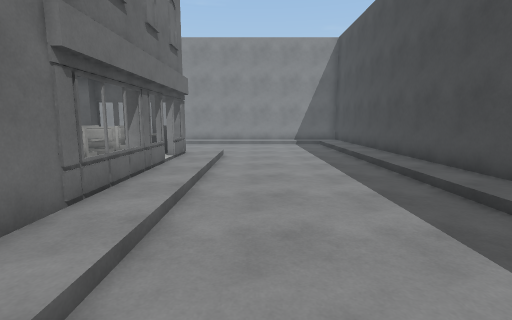
View 1 (above)

17 first-person views from a walk through a Unity game level. The camera is 1.5 m above the floor, tilts 8° down and sees 85° across. Doors are open. The floor is counted in squares, 1 m on a side. Each view is taken from the middle of a square. On the plan, view 1 faces up. The plan holds only what a view shows up to about 14 squares ahead; the rest is blank. The place goes on beyond the plan. Some animated figures are not drawn. Some surface patterns are stand-ins.

View 2
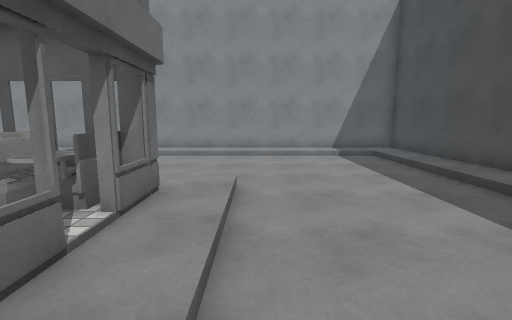

View 3
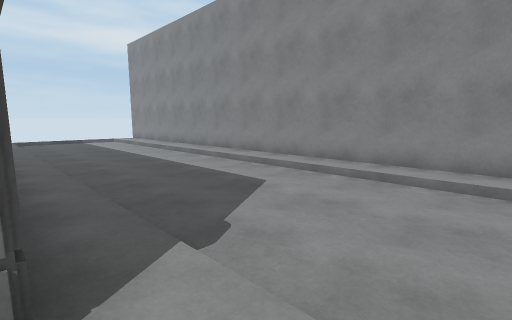

View 4
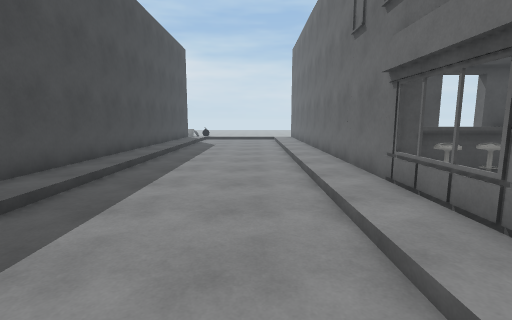

View 5
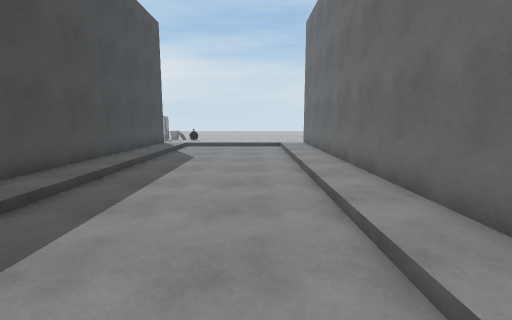

View 6
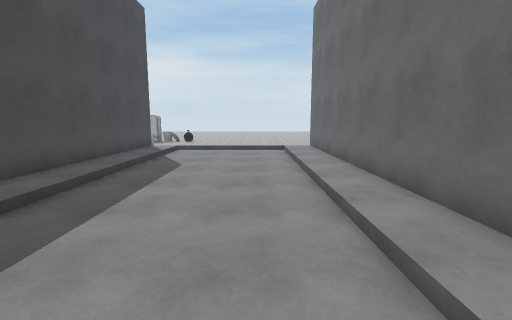

View 7
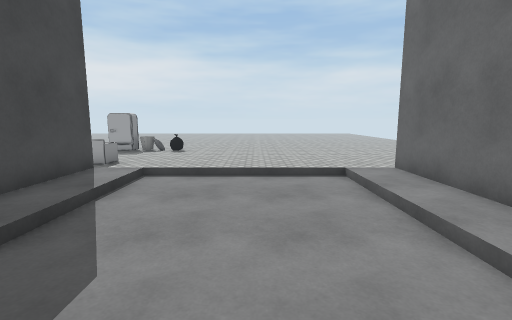

View 8
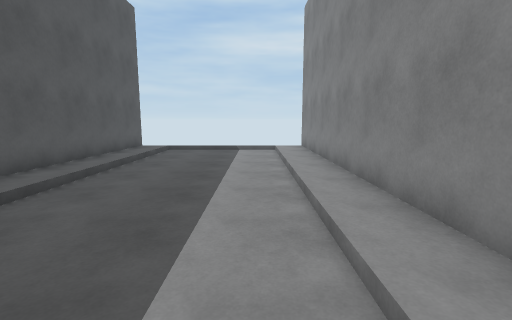

View 9
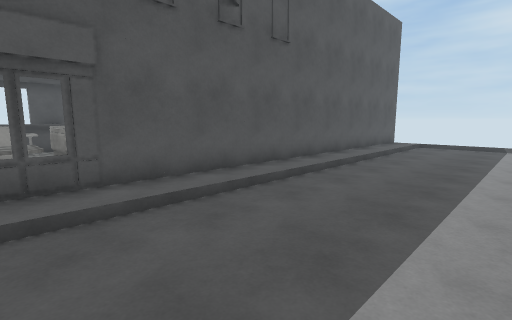

View 10
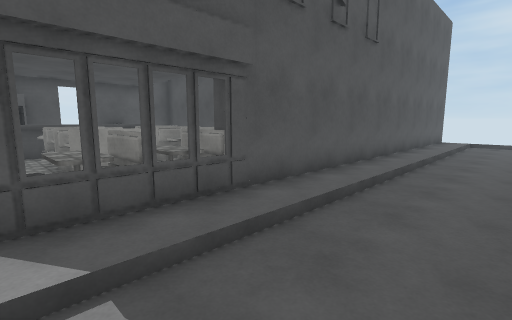

View 11
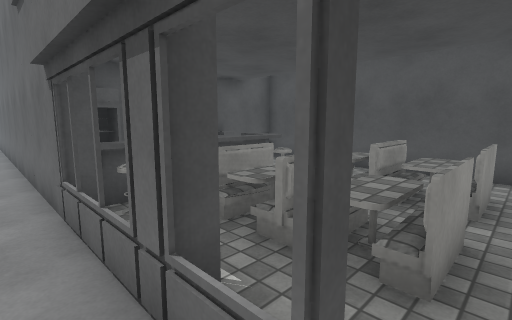

View 12
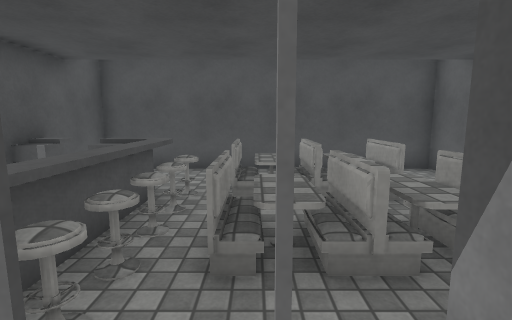

View 13
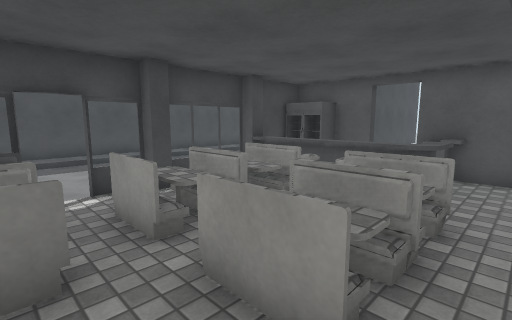

View 14
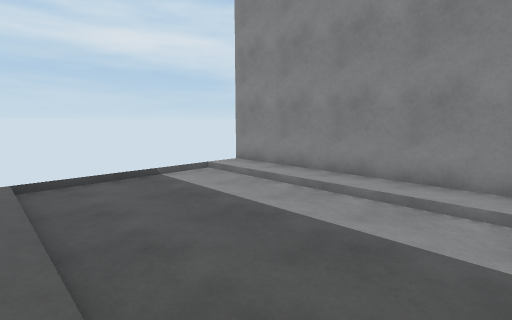

View 15
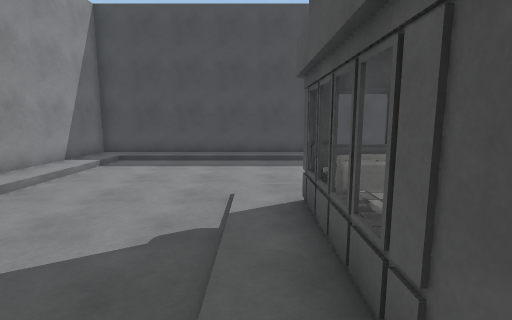

View 16
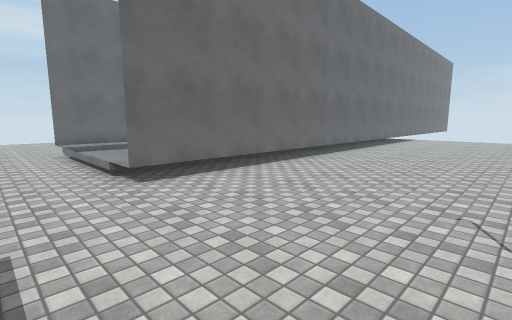

View 17
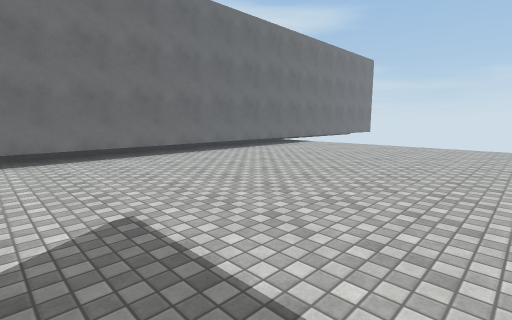

### Floor plan
Key: @ floor where view 1 was taken; # wall or solid block; . main floor; : floor 0.25 m higher than the main floor; - floor 0.25 m lower than the main floor; / step, stairs or slope; D open door; = window, fence, low wall or low ledge; ^ raised ledge; O other object.
Columns run from 23 left of view 1 to 17 right of it. Each row starts with its distance up from view 1.
 19 ##############################
 18  ///////////////////////////:#
 17  ........................../:#
 16  ........................../:#
 15  ........................../:#
 14  ........................../:#
 13  ........................../:#
 12  :::::::::::::::::::::...../:#
 11  ################O#O#:...../:#
 10              #:::OO=O:...../#
  9              #::::::D:...../#        ---
  8              #:OOOO#=:...../#       ----
  7              #:OOOOO#:...../#      -----
  6              #:OOOOO=:...../#     ------
  5              #::OOOO#:...../#    -------
  4              #:^^^^^#:...../#   --------
  3              #:^^   #:...../#  ----------
  2              #:^^  ##:...../# -----------
  1              #### ###:...../#------------
  0                     #:.@.../#------------
 -1                     #:...../#------------
 -2                     #:...../#------------
 -3                     #:...../#------------
 -4                     #:...../#------------
 -5                     #:...../#------------
 -6                     #:...../#------------
 -7                     #:...../#-----------
 -8                     #:...../#---------- -
 -9                     #:...../#-------
-10                     #:...../#-------
-11                     #:...../#------
-12                   --#:...../#-------
-13                  -------------------
-14                  ------------------
-15                    --------------- -

Where each view was taken, in squares from view 1:
view 1: 0 up, 0 right, facing up
view 2: 6 up, 1 left, facing up
view 3: 11 up, 1 left, facing up-left
view 4: 10 up, 0 right, facing down
view 5: 4 up, 0 right, facing down
view 6: 2 up, 0 right, facing down
view 7: 5 down, 1 right, facing down
view 8: 17 up, 8 left, facing left
view 9: 17 up, 5 left, facing down-left
view 10: 15 up, 3 left, facing down-left
view 11: 9 up, 2 left, facing down-left
view 12: 6 up, 2 left, facing left
view 13: 10 up, 9 left, facing down-right
view 14: 12 up, 14 left, facing up-left
view 15: 12 up, 8 left, facing right
view 16: 15 down, 12 right, facing up-left
view 17: 8 down, 17 right, facing up-left
